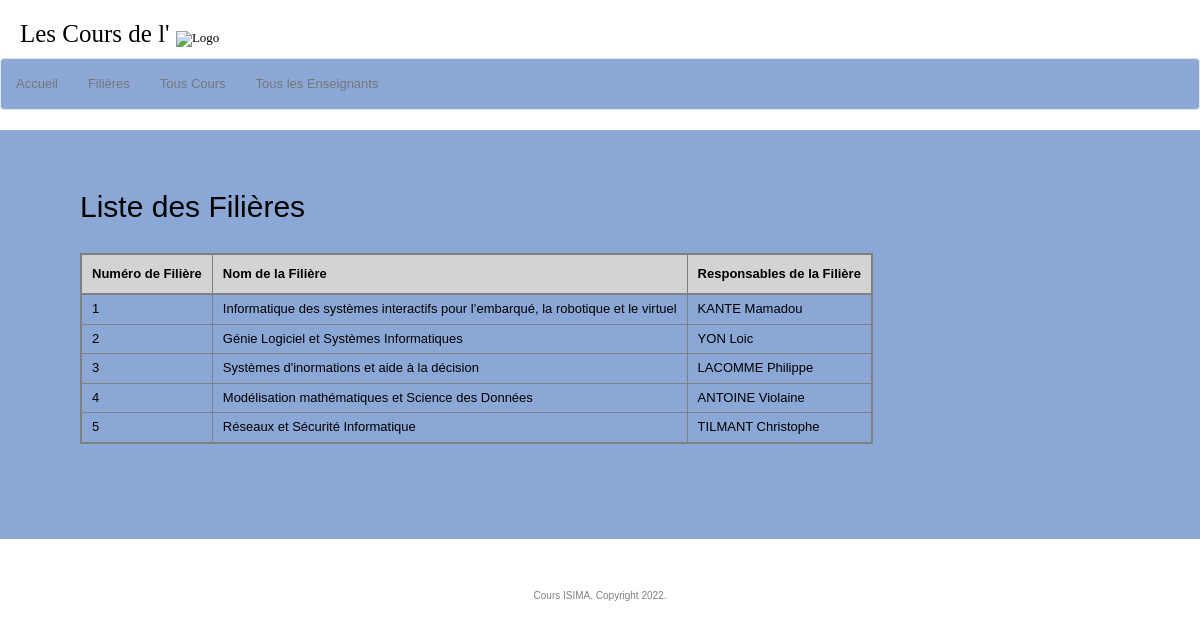
/filieres.php, run on the app's committed database.
### tables this page shows
CREATE TABLE FILIERE(
  noFiliere int(2),
  nomFiliere varchar(100),
  resp1Filiere varchar(20),
  resp2Filiere varchar(20),
  PRIMARY KEY(noFiliere),
  FOREIGN KEY(resp1Filiere) REFERENCES ENSEIGNANT(idEnseignant),
  FOREIGN KEY(resp2Filiere) REFERENCES ENSEIGNANT(idEnseignant)
);

### filieres.php (the view, shortened to what this page needs)
<?php require("haut.php"); ?>
<section id="main">
	<h2>Liste des Filières</h2>
	<table>
		<tr>
            <th>Numéro de Filière</a></th>
			<th>Nom de la Filière</th>
			<th>Responsables de la Filière</th>
		</tr>
<?php
try{
	$req = $db->query('SELECT DISTINCT noFiliere, nomFiliere, nomEnseignant, prenomEnseignant FROM FILIERE JOIN ENSEIGNANT ON resp1Filiere = idEnseignant ORDER BY noFiliere;');
	while ($cours = $req->fetch()){
?>
	<tr>
        <td><?php echo $cours['noFiliere']; ?></td>
		<?php
			if ($cours['noFiliere'] == '1')
				$my_ref = "https://www.isima.fr/f1-sofware-embedded-systems/";
			else if ($cours['noFiliere'] == '2')
				$my_ref = "https://www.isima.fr/f2-g%C3%A9nie-logiciel-et-syst%C3%A8mes-informatiques/";
			else if ($cours['noFiliere'] == '3')
				$my_ref = "https://www.isima.fr/f3-syst%c3%a8mes-dinformation-et-aide-%c3%a0-la-d%c3%a9cision/";
			else if ($cours['noFiliere'] == '4')
				$my_ref = "https://www.isima.fr/f4-calcul-et-mod%c3%a9lisation-scientifiques/";
			else if ($cours['noFiliere'] == '5')
				$my_ref = "https://www.isima.fr/f5-reseaux-et-securite/";
		?>
		<td><a href = <?php echo $my_ref ?> target="_blank"><?php echo $cours['nomFiliere']; ?></td>
		<td><?php echo $cours['nomEnseignant']  . ' ' . $cours['prenomEnseignant']; ?></td>
	</tr>
<?php
	}
}catch (Exception $e){
	die('Erreur : ' . $e->getMessage());
}
?>
	</table>
</section>
<?php require("bas.php"); ?>

### haut.php (shortened to what this page needs)
<!DOCTYPE html>
<html>
	<head>
 		<link rel="stylesheet" href="https://maxcdn.bootstrapcdn.com/bootstrap/3.3.7/css/bootstrap.min.css">
		<link rel="stylesheet" href="css/style.css" />
	</head>
	<body>
		<header>
			<h1>Les Cours de l'
			<a href="https://www.isima.fr/accueil-english/" target = "_blank">
				<img src="img/isima.jpg" alt="Logo" width="60" />
			</a>
			</h1>
		</header>
		<nav class="navbar navbar-default">
			<ul class="nav navbar-nav">
				<li>
      				<a href="index.php">Accueil</a>
      			</li>
				  <li>
      				<a href="filieres.php">Filières</a>
      			</li>
      			<li>
					<a href="cours_liste.php">Tous Cours</a>
				</li>
				<li>
					<a href="enseignants_liste.php">Tous les Enseignants</a>
				</li>
			</ul>
		</nav>

### bas.php
<footer>
			<p>Cours ISIMA. Copyright 2022.</p>
		</footer>
	</body>
</html>

### style.css (style rules this page uses)
body { background-color: white; color: black; font-size: 13px; font-family: 'Lucida Grande', Arial, Verdana; }
.navbar { background-color: #8BA7D6; color: black; }
h1 { font-size: 25px; }
h2 { margin-top: -20px; margin-bottom: 30px; }
a { color: black; font-size:small; text-decoration: none; }
table { border: 2px solid grey; border-collapse: collapse; margin-bottom: 15px; }
table th { background-color: lightgrey; border-right: 1px solid grey; border-bottom: 2px solid grey; padding: 10px 10px; }
table td { border-right: 1px solid grey; border-bottom: 1px solid grey; padding: 5px 10px; }
header { padding-left: 20px; font-family: 'Comic Sans MS'; font-size: x-large; }
#main { background-color: #8BA7D6; padding: 80px; }
footer { padding-top: 50px; padding-bottom: 50px; color: grey; font-size: 10px; text-align: center; }
img { width: 55px; height: 30px; }

### data on the page
filiere: noFiliere "1", nomFiliere "Informatique des systèmes interactifs pour l’embarqué, la robotique et le virtuel", nomEnseignant "KANTE", prenomEnseignant "Mamadou"
filiere: noFiliere "2", nomFiliere "Génie Logiciel et Systèmes Informatiques", nomEnseignant "YON", prenomEnseignant "Loic"
filiere: noFiliere "3", nomFiliere "Systèmes d'inormations et aide à la décision", nomEnseignant "LACOMME", prenomEnseignant "Philippe"
filiere: noFiliere "4", nomFiliere "Modélisation mathématiques et Science des Données", nomEnseignant "ANTOINE", prenomEnseignant "Violaine"
filiere: noFiliere "5", nomFiliere "Réseaux et Sécurité Informatique", nomEnseignant "TILMANT", prenomEnseignant "Christophe"
